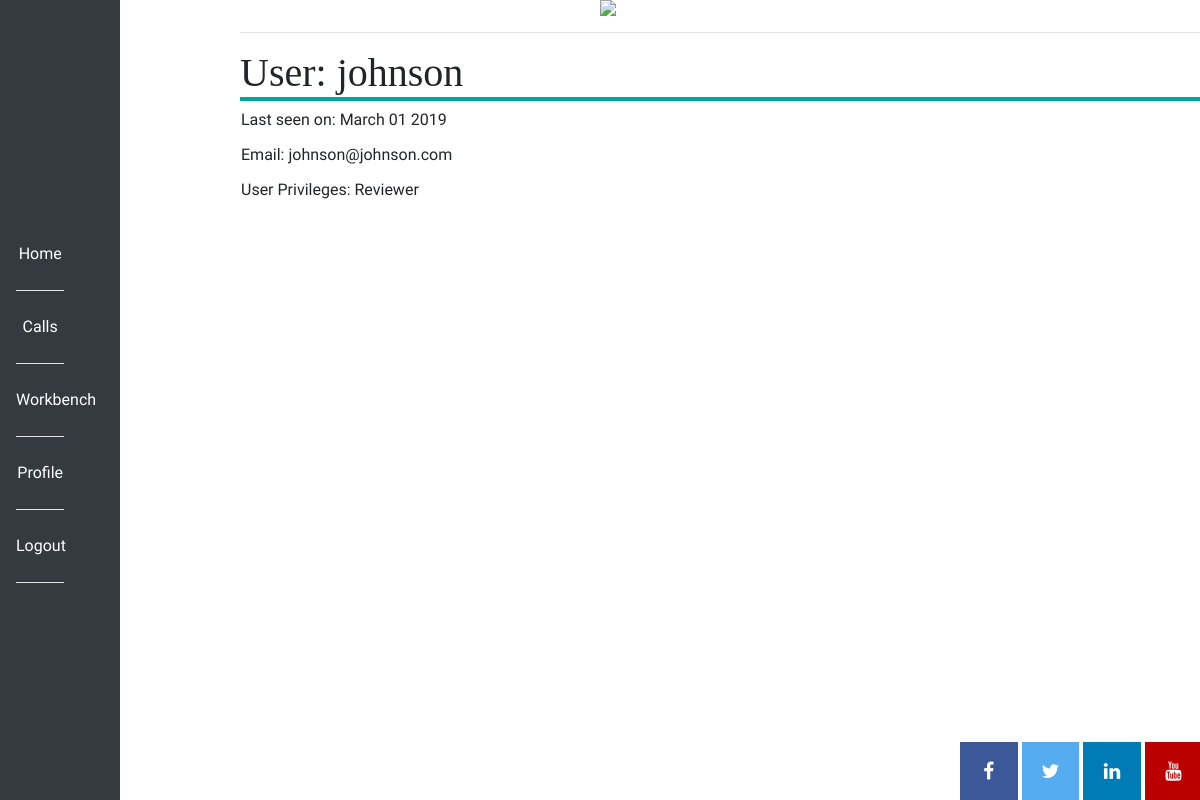
Before: /profile/3 (signed in) with the older database file.
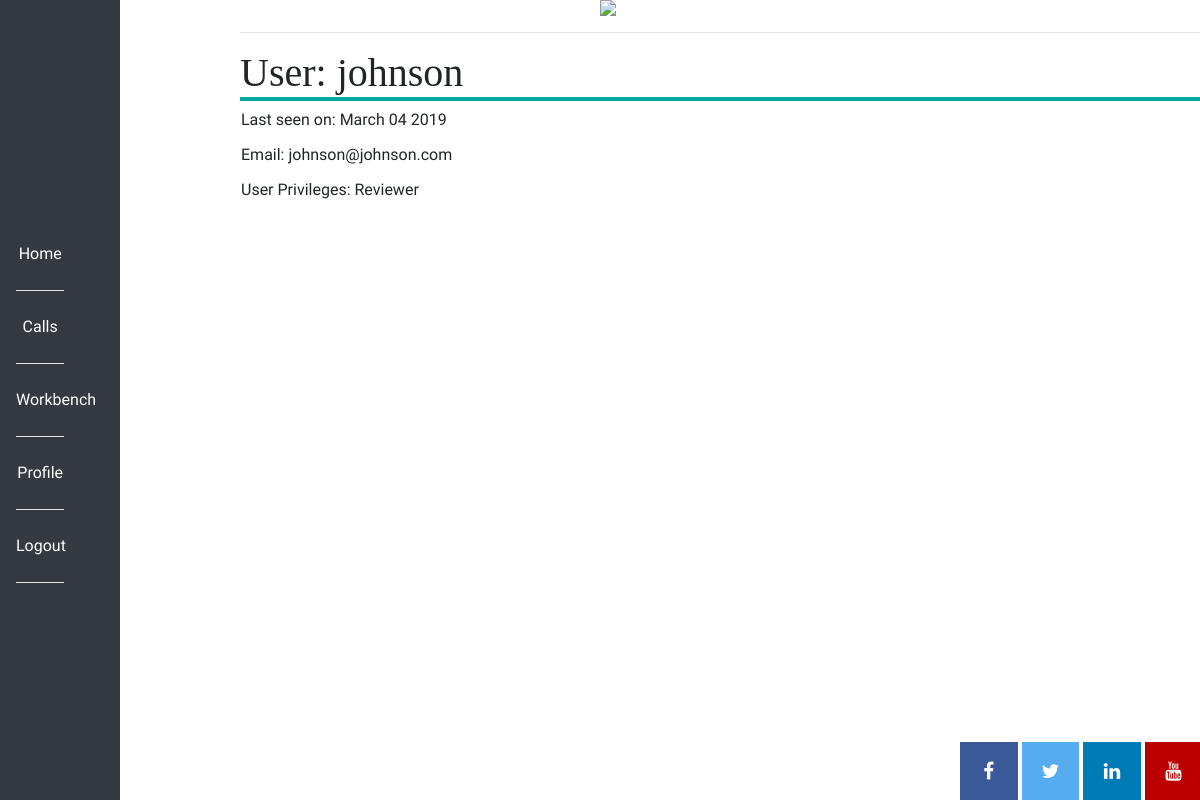
After: the same page with the newer database file.
### app/models.py (models this page shows, shortened)
class User(db.Model, UserMixin):
    id = db.Column(db.Integer, primary_key=True)
    username = db.Column(db.String(64), index=True, unique=True)
    email = db.Column(db.String(120), index=True, unique=True)
    password_hash = db.Column(db.String(128))
    access = db.Column(db.Integer)
    proposals = db.relationship('Proposal', backref='author', lazy='dynamic')
    education_info = db.relationship("EducationInfo", backref="author", lazy="dynamic")
    employment = db.relationship("Employment", backref="author", lazy="dynamic")
    professional_studies = db.relationship("ProfessionalStudies", backref="author", lazy="dynamic")
    distinctions_and_awards = db.relationship("DistinctionsAndAwards", backref="author", lazy="dynamic")
    funding_diversification = db.relationship("FundingDiversification", backref="author", lazy="dynamic")
    team_members = db.relationship("TeamMembers", backref="author", lazy="dynamic")
    impacts = db.relationship("Impacts", backref="author", lazy="dynamic")
    innovations = db.relationship("Innovation", backref="author", lazy="dynamic")
    publications = db.relationship("Publication", backref="author", lazy="dynamic")
    presentations = db.relationship("Presentation", backref="author", lazy="dynamic")
    academic_collabs = db.relationship("AcademicCollabs", backref="author", lazy="dynamic")
    non_academic_collabs = db.relationship("NonAcademicCollabs", backref="author", lazy="dynamic")
    conferences = db.relationship("Conference", backref="author", lazy="dynamic")
    communications = db.relationship("Communications", backref="author", lazy="dynamic")
    funding_ratio = db.relationship("FundingRatio", backref="author", lazy="dynamic")
    public_engagement = db.relationship("PublicEngagement", backref="author", lazy="dynamic")
    about_me = db.Column(db.String(140))
    last_seen = db.Column(db.String(20), default=datetime.utcnow().strftime("%B %d %Y"))
    def is_admin(self):
        return self.access == 2
    def get_access(self):
        for acc in ACCESS:
            if self.access == ACCESS[acc]:
                return acc

### app/routes.py (the view)
@app.route('/profile/<user_id>')
@login_required
def profile(user_id):
    user = User.query.filter_by(id=user_id).first_or_404()
    access = user.get_access()
    proposals = Proposal.query.filter_by(user_id=user.id)
    return render_template('profile.html', user=user, img=svg, proposals=proposals, access=access)

### app/models.py (called while the page is built)
@login.user_loader
def load_user(id):
    return User.query.get(int(id))

### app/routes.py (called while the page is built)
@app.before_request
def before_request():
    if current_user.is_authenticated:
        current_user.last_seen = datetime.utcnow().strftime("%B %d %Y")
        db.session.commit()

### app/templates/profile.html (shortened to what this page needs)
{% extends "base.html" %}
{% block content %}
<main>
    <h1>User: {{  user.username }}</h1>
    <table>
        <tr valign=""top>
            <td>
                {% if user.last_seen %}<p>Last seen on: {{ user.last_seen }}</p>{%  endif %}
                <p>Email: {{ user.email }}</p>
                {% if user.access == 1 %}
                    <p>User Privileges: Researcher</p>
                {% elif user.access == 2 %}
                    <p>User Privileges: Admin</p>
                {% elif user.access == 3 %}
                    <p>User Privileges: Host Institution</p>
                {% elif user.access == 4 %}
                    <p>User Privileges: Reviewer</p>
                {% endif %}
            </td>
        </tr>
    </table>
</main>
{% endblock %}

Changed rows visible on the page:
changed User "johnson": last_seen "March 01 2019" → "March 04 2019"
